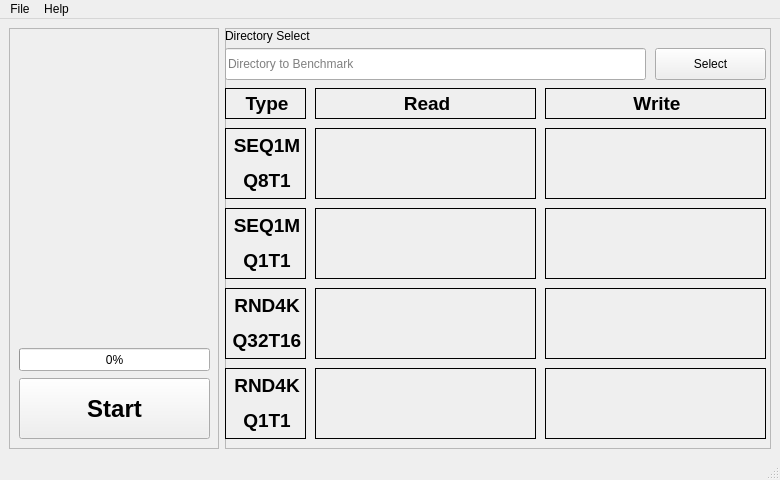
<?xml version="1.0" encoding="UTF-8"?>
<ui version="4.0">
 <class>MainWindow</class>
 <widget class="QMainWindow" name="MainWindow">
  <property name="geometry">
   <rect>
    <x>0</x>
    <y>0</y>
    <width>780</width>
    <height>480</height>
   </rect>
  </property>
  <property name="minimumSize">
   <size>
    <width>780</width>
    <height>480</height>
   </size>
  </property>
  <property name="maximumSize">
   <size>
    <width>780</width>
    <height>480</height>
   </size>
  </property>
  <property name="windowTitle">
   <string>Crazy DiskMark</string>
  </property>
  <property name="windowIcon">
   <iconset>
    <normaloff>images/icon.png</normaloff>images/icon.png</iconset>
  </property>
  <widget class="QWidget" name="centralwidget">
   <layout class="QHBoxLayout" name="horizontalLayout">
    <item>
     <widget class="QFrame" name="leftFrame">
      <property name="minimumSize">
       <size>
        <width>0</width>
        <height>0</height>
       </size>
      </property>
      <property name="maximumSize">
       <size>
        <width>210</width>
        <height>16777215</height>
       </size>
      </property>
      <property name="frameShape">
       <enum>QFrame::StyledPanel</enum>
      </property>
      <property name="frameShadow">
       <enum>QFrame::Raised</enum>
      </property>
      <widget class="QLabel" name="logoLabel">
       <property name="geometry">
        <rect>
         <x>10</x>
         <y>0</y>
         <width>241</width>
         <height>311</height>
        </rect>
       </property>
       <property name="text">
        <string/>
       </property>
       <property name="pixmap">
        <pixmap>images/logo.png</pixmap>
       </property>
      </widget>
      <widget class="QPushButton" name="startPushButton">
       <property name="geometry">
        <rect>
         <x>10</x>
         <y>350</y>
         <width>191</width>
         <height>61</height>
        </rect>
       </property>
       <property name="font">
        <font>
         <pointsize>18</pointsize>
         <weight>75</weight>
         <bold>true</bold>
        </font>
       </property>
       <property name="text">
        <string>Start</string>
       </property>
       <property name="icon">
        <iconset>
         <normaloff>images/starticon.png</normaloff>images/starticon.png</iconset>
       </property>
      </widget>
      <widget class="QProgressBar" name="progressBar">
       <property name="geometry">
        <rect>
         <x>10</x>
         <y>320</y>
         <width>191</width>
         <height>23</height>
        </rect>
       </property>
       <property name="sizePolicy">
        <sizepolicy hsizetype="Fixed" vsizetype="Fixed">
         <horstretch>0</horstretch>
         <verstretch>0</verstretch>
        </sizepolicy>
       </property>
       <property name="value">
        <number>0</number>
       </property>
      </widget>
     </widget>
    </item>
    <item>
     <widget class="QFrame" name="rightFrame">
      <property name="frameShape">
       <enum>QFrame::StyledPanel</enum>
      </property>
      <property name="frameShadow">
       <enum>QFrame::Raised</enum>
      </property>
      <widget class="QLineEdit" name="directoryLineEdit">
       <property name="geometry">
        <rect>
         <x>0</x>
         <y>20</y>
         <width>421</width>
         <height>32</height>
        </rect>
       </property>
       <property name="readOnly">
        <bool>true</bool>
       </property>
       <property name="placeholderText">
        <string>Directory to Benchmark</string>
       </property>
      </widget>
      <widget class="QLabel" name="directoryLabel">
       <property name="geometry">
        <rect>
         <x>0</x>
         <y>0</y>
         <width>141</width>
         <height>16</height>
        </rect>
       </property>
       <property name="text">
        <string>Directory Select</string>
       </property>
      </widget>
      <widget class="QPushButton" name="selectPushButton">
       <property name="geometry">
        <rect>
         <x>430</x>
         <y>20</y>
         <width>111</width>
         <height>32</height>
        </rect>
       </property>
       <property name="text">
        <string>Select</string>
       </property>
       <property name="icon">
        <iconset>
         <normaloff>images/directoryicon.png</normaloff>images/directoryicon.png</iconset>
       </property>
      </widget>
      <widget class="QLabel" name="typeLabel">
       <property name="geometry">
        <rect>
         <x>0</x>
         <y>60</y>
         <width>81</width>
         <height>31</height>
        </rect>
       </property>
       <property name="autoFillBackground">
        <bool>false</bool>
       </property>
       <property name="styleSheet">
        <string notr="true"/>
       </property>
       <property name="frameShape">
        <enum>QFrame::Box</enum>
       </property>
       <property name="text">
        <string>&lt;html&gt;&lt;head/&gt;&lt;body&gt;&lt;p align=&quot;center&quot;&gt;&lt;span style=&quot; font-size:14pt; font-weight:600;&quot;&gt;Type&lt;/span&gt;&lt;/p&gt;&lt;/body&gt;&lt;/html&gt;</string>
       </property>
      </widget>
      <widget class="QLabel" name="ReadLabel">
       <property name="geometry">
        <rect>
         <x>90</x>
         <y>60</y>
         <width>221</width>
         <height>31</height>
        </rect>
       </property>
       <property name="autoFillBackground">
        <bool>false</bool>
       </property>
       <property name="styleSheet">
        <string notr="true"/>
       </property>
       <property name="frameShape">
        <enum>QFrame::Box</enum>
       </property>
       <property name="text">
        <string>&lt;html&gt;&lt;head/&gt;&lt;body&gt;&lt;p align=&quot;center&quot;&gt;&lt;span style=&quot; font-size:14pt; font-weight:600;&quot;&gt;Read&lt;/span&gt;&lt;/p&gt;&lt;/body&gt;&lt;/html&gt;</string>
       </property>
      </widget>
      <widget class="QLabel" name="writeLabel">
       <property name="geometry">
        <rect>
         <x>320</x>
         <y>60</y>
         <width>221</width>
         <height>31</height>
        </rect>
       </property>
       <property name="autoFillBackground">
        <bool>false</bool>
       </property>
       <property name="styleSheet">
        <string notr="true"/>
       </property>
       <property name="frameShape">
        <enum>QFrame::Box</enum>
       </property>
       <property name="text">
        <string>&lt;html&gt;&lt;head/&gt;&lt;body&gt;&lt;p align=&quot;center&quot;&gt;&lt;span style=&quot; font-size:14pt; font-weight:600;&quot;&gt;Write&lt;/span&gt;&lt;/p&gt;&lt;/body&gt;&lt;/html&gt;</string>
       </property>
      </widget>
      <widget class="QLabel" name="seq1mq8t1Label">
       <property name="geometry">
        <rect>
         <x>0</x>
         <y>100</y>
         <width>81</width>
         <height>71</height>
        </rect>
       </property>
       <property name="autoFillBackground">
        <bool>false</bool>
       </property>
       <property name="styleSheet">
        <string notr="true"/>
       </property>
       <property name="frameShape">
        <enum>QFrame::Box</enum>
       </property>
       <property name="text">
        <string>&lt;html&gt;&lt;head/&gt;&lt;body&gt;&lt;p align=&quot;center&quot;&gt;&lt;span style=&quot; font-size:14pt; font-weight:600;&quot;&gt;SEQ1M&lt;/span&gt;&lt;/p&gt;&lt;p align=&quot;center&quot;&gt;&lt;span style=&quot; font-size:14pt; font-weight:600;&quot;&gt;Q8T1&lt;/span&gt;&lt;/p&gt;&lt;/body&gt;&lt;/html&gt;</string>
       </property>
      </widget>
      <widget class="QLabel" name="seq1mq8t1ReadLabel">
       <property name="geometry">
        <rect>
         <x>90</x>
         <y>100</y>
         <width>221</width>
         <height>71</height>
        </rect>
       </property>
       <property name="autoFillBackground">
        <bool>false</bool>
       </property>
       <property name="styleSheet">
        <string notr="true"/>
       </property>
       <property name="frameShape">
        <enum>QFrame::Box</enum>
       </property>
       <property name="text">
        <string>&lt;html&gt;&lt;head/&gt;&lt;body&gt;&lt;p align=&quot;right&quot;&gt;&lt;br/&gt;&lt;/p&gt;&lt;/body&gt;&lt;/html&gt;</string>
       </property>
      </widget>
      <widget class="QLabel" name="seq1mq8t1WriteLabel">
       <property name="geometry">
        <rect>
         <x>320</x>
         <y>100</y>
         <width>221</width>
         <height>71</height>
        </rect>
       </property>
       <property name="autoFillBackground">
        <bool>false</bool>
       </property>
       <property name="styleSheet">
        <string notr="true"/>
       </property>
       <property name="frameShape">
        <enum>QFrame::Box</enum>
       </property>
       <property name="text">
        <string>&lt;html&gt;&lt;head/&gt;&lt;body&gt;&lt;p align=&quot;right&quot;&gt;&lt;br/&gt;&lt;/p&gt;&lt;/body&gt;&lt;/html&gt;</string>
       </property>
      </widget>
      <widget class="QLabel" name="seq1mq1t1ReadLabel">
       <property name="geometry">
        <rect>
         <x>90</x>
         <y>180</y>
         <width>221</width>
         <height>71</height>
        </rect>
       </property>
       <property name="autoFillBackground">
        <bool>false</bool>
       </property>
       <property name="styleSheet">
        <string notr="true"/>
       </property>
       <property name="frameShape">
        <enum>QFrame::Box</enum>
       </property>
       <property name="text">
        <string>&lt;html&gt;&lt;head/&gt;&lt;body&gt;&lt;p align=&quot;right&quot;&gt;&lt;br/&gt;&lt;/p&gt;&lt;/body&gt;&lt;/html&gt;</string>
       </property>
      </widget>
      <widget class="QLabel" name="seq1mq1t1Label">
       <property name="geometry">
        <rect>
         <x>0</x>
         <y>180</y>
         <width>81</width>
         <height>71</height>
        </rect>
       </property>
       <property name="autoFillBackground">
        <bool>false</bool>
       </property>
       <property name="styleSheet">
        <string notr="true"/>
       </property>
       <property name="frameShape">
        <enum>QFrame::Box</enum>
       </property>
       <property name="text">
        <string>&lt;html&gt;&lt;head/&gt;&lt;body&gt;&lt;p align=&quot;center&quot;&gt;&lt;span style=&quot; font-size:14pt; font-weight:600;&quot;&gt;SEQ1M&lt;/span&gt;&lt;/p&gt;&lt;p align=&quot;center&quot;&gt;&lt;span style=&quot; font-size:14pt; font-weight:600;&quot;&gt;Q1T1&lt;/span&gt;&lt;/p&gt;&lt;/body&gt;&lt;/html&gt;</string>
       </property>
      </widget>
      <widget class="QLabel" name="seq1mq1t1WriteLabel">
       <property name="geometry">
        <rect>
         <x>320</x>
         <y>180</y>
         <width>221</width>
         <height>71</height>
        </rect>
       </property>
       <property name="autoFillBackground">
        <bool>false</bool>
       </property>
       <property name="styleSheet">
        <string notr="true"/>
       </property>
       <property name="frameShape">
        <enum>QFrame::Box</enum>
       </property>
       <property name="text">
        <string>&lt;html&gt;&lt;head/&gt;&lt;body&gt;&lt;p align=&quot;right&quot;&gt;&lt;br/&gt;&lt;/p&gt;&lt;/body&gt;&lt;/html&gt;</string>
       </property>
      </widget>
      <widget class="QLabel" name="rnd4kq32t16WriteLabel">
       <property name="geometry">
        <rect>
         <x>320</x>
         <y>260</y>
         <width>221</width>
         <height>71</height>
        </rect>
       </property>
       <property name="autoFillBackground">
        <bool>false</bool>
       </property>
       <property name="styleSheet">
        <string notr="true"/>
       </property>
       <property name="frameShape">
        <enum>QFrame::Box</enum>
       </property>
       <property name="text">
        <string>&lt;html&gt;&lt;head/&gt;&lt;body&gt;&lt;p align=&quot;right&quot;&gt;&lt;br/&gt;&lt;/p&gt;&lt;/body&gt;&lt;/html&gt;</string>
       </property>
      </widget>
      <widget class="QLabel" name="rnd4kq32t16ReadLabel">
       <property name="geometry">
        <rect>
         <x>90</x>
         <y>260</y>
         <width>221</width>
         <height>71</height>
        </rect>
       </property>
       <property name="autoFillBackground">
        <bool>false</bool>
       </property>
       <property name="styleSheet">
        <string notr="true"/>
       </property>
       <property name="frameShape">
        <enum>QFrame::Box</enum>
       </property>
       <property name="text">
        <string>&lt;html&gt;&lt;head/&gt;&lt;body&gt;&lt;p align=&quot;right&quot;&gt;&lt;br/&gt;&lt;/p&gt;&lt;/body&gt;&lt;/html&gt;</string>
       </property>
      </widget>
      <widget class="QLabel" name="rnd4kq32t16Label">
       <property name="geometry">
        <rect>
         <x>0</x>
         <y>260</y>
         <width>81</width>
         <height>71</height>
        </rect>
       </property>
       <property name="autoFillBackground">
        <bool>false</bool>
       </property>
       <property name="styleSheet">
        <string notr="true"/>
       </property>
       <property name="frameShape">
        <enum>QFrame::Box</enum>
       </property>
       <property name="text">
        <string>&lt;html&gt;&lt;head/&gt;&lt;body&gt;&lt;p align=&quot;center&quot;&gt;&lt;span style=&quot; font-size:14pt; font-weight:600;&quot;&gt;RND4K&lt;/span&gt;&lt;/p&gt;&lt;p align=&quot;center&quot;&gt;&lt;span style=&quot; font-size:14pt; font-weight:600;&quot;&gt;Q32T16&lt;/span&gt;&lt;/p&gt;&lt;/body&gt;&lt;/html&gt;</string>
       </property>
      </widget>
      <widget class="QLabel" name="rnd4kq1t1Label">
       <property name="geometry">
        <rect>
         <x>0</x>
         <y>340</y>
         <width>81</width>
         <height>71</height>
        </rect>
       </property>
       <property name="autoFillBackground">
        <bool>false</bool>
       </property>
       <property name="styleSheet">
        <string notr="true"/>
       </property>
       <property name="frameShape">
        <enum>QFrame::Box</enum>
       </property>
       <property name="text">
        <string>&lt;html&gt;&lt;head/&gt;&lt;body&gt;&lt;p align=&quot;center&quot;&gt;&lt;span style=&quot; font-size:14pt; font-weight:600;&quot;&gt;RND4K&lt;/span&gt;&lt;/p&gt;&lt;p align=&quot;center&quot;&gt;&lt;span style=&quot; font-size:14pt; font-weight:600;&quot;&gt;Q1T1&lt;/span&gt;&lt;/p&gt;&lt;/body&gt;&lt;/html&gt;</string>
       </property>
      </widget>
      <widget class="QLabel" name="rnd4kq1t1ReadLabel">
       <property name="geometry">
        <rect>
         <x>90</x>
         <y>340</y>
         <width>221</width>
         <height>71</height>
        </rect>
       </property>
       <property name="autoFillBackground">
        <bool>false</bool>
       </property>
       <property name="styleSheet">
        <string notr="true"/>
       </property>
       <property name="frameShape">
        <enum>QFrame::Box</enum>
       </property>
       <property name="text">
        <string>&lt;html&gt;&lt;head/&gt;&lt;body&gt;&lt;p align=&quot;right&quot;&gt;&lt;br/&gt;&lt;/p&gt;&lt;/body&gt;&lt;/html&gt;</string>
       </property>
      </widget>
      <widget class="QLabel" name="rnd4kq1t1WriteLabel">
       <property name="geometry">
        <rect>
         <x>320</x>
         <y>340</y>
         <width>221</width>
         <height>71</height>
        </rect>
       </property>
       <property name="autoFillBackground">
        <bool>false</bool>
       </property>
       <property name="styleSheet">
        <string notr="true"/>
       </property>
       <property name="frameShape">
        <enum>QFrame::Box</enum>
       </property>
       <property name="text">
        <string>&lt;html&gt;&lt;head/&gt;&lt;body&gt;&lt;p align=&quot;right&quot;&gt;&lt;br/&gt;&lt;/p&gt;&lt;/body&gt;&lt;/html&gt;</string>
       </property>
      </widget>
     </widget>
    </item>
   </layout>
  </widget>
  <widget class="QMenuBar" name="menubar">
   <property name="geometry">
    <rect>
     <x>0</x>
     <y>0</y>
     <width>780</width>
     <height>22</height>
    </rect>
   </property>
   <widget class="QMenu" name="menuFile">
    <property name="title">
     <string>File</string>
    </property>
    <addaction name="actionQuit"/>
   </widget>
   <widget class="QMenu" name="menuHelp">
    <property name="title">
     <string>Help</string>
    </property>
    <addaction name="actionAbout"/>
   </widget>
   <addaction name="menuFile"/>
   <addaction name="menuHelp"/>
  </widget>
  <widget class="QStatusBar" name="statusbar">
   <property name="styleSheet">
    <string notr="true"/>
   </property>
  </widget>
  <action name="actionQuit">
   <property name="text">
    <string>Quit</string>
   </property>
  </action>
  <action name="actionAbout">
   <property name="text">
    <string>About</string>
   </property>
  </action>
 </widget>
 <resources/>
 <connections/>
</ui>
